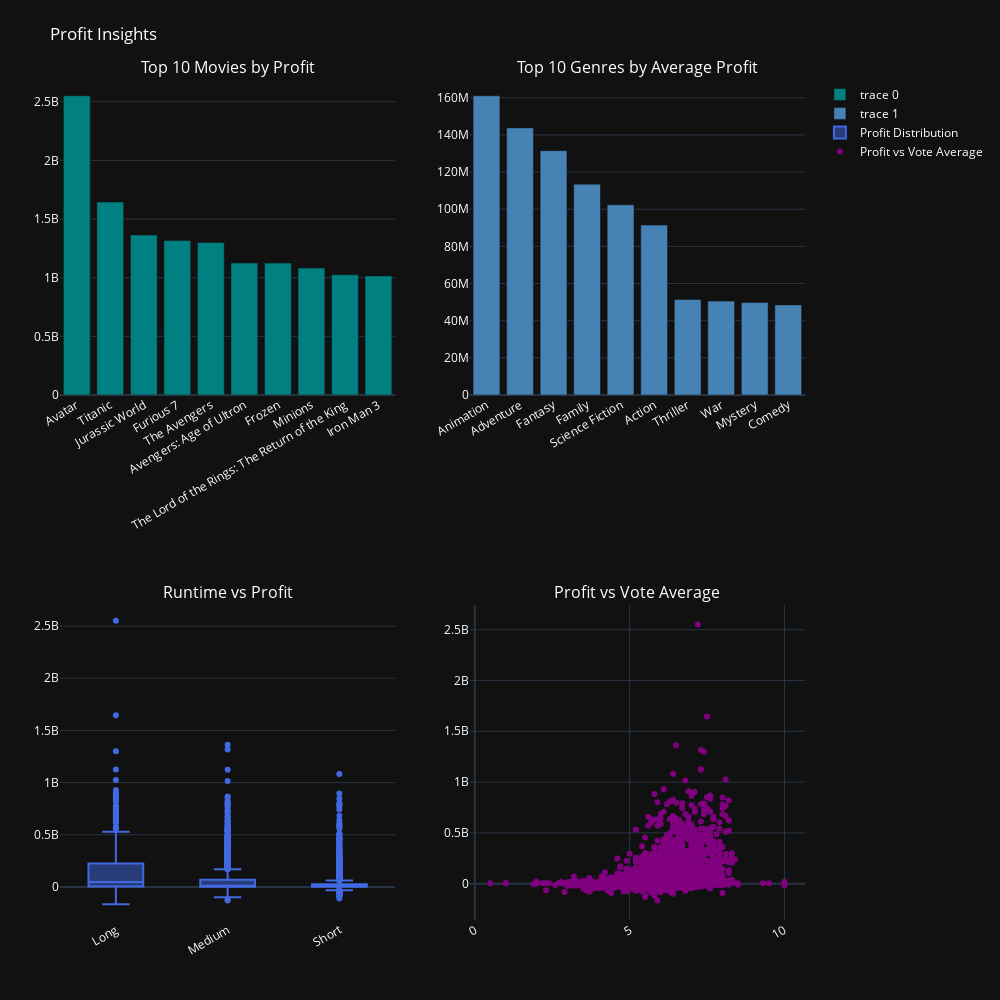

The notebook cell this image was saved under:
### Markdown cell above
Profit Insights:

### Code cell
# Top10 movies by profit

df["profit"] = df["revenue"] - df["budget"]

top10_movies_profit = df.sort_values("profit", ascending=False).head(10)



# Top10 genres by profit

df_exploded = df.explode("Genres_names")
avg_profit_genre = (
    df_exploded.groupby("Genres_names")["profit"]
    .mean()
    .sort_values(ascending=False)
    .head(10)
)
# Runtime Stats
runtime_stats = df[df["runtime"].notna()].copy()
runtime_stats["runtime_category"] = pd.cut(
    runtime_stats["runtime"],
    bins=[0, 100, 140, 300],
    labels=["Short", "Medium", "Long"]
)

# Subplots 2×2
fig = make_subplots(
    rows=2, cols=2,
    subplot_titles=("Top 10 Movies by Profit", "Top 10 Genres by Average Profit","Runtime vs Profit","Profit vs Vote Average")
)
# Subplot 1: Top10 movies by profit
fig.add_trace(
    go.Bar(x=top10_movies_profit["title_x"], y=top10_movies_profit["profit"], marker_color="teal"),
    row=1, col=1
)

# Subplot 2: Top10 genres by profit

fig.add_trace(
    go.Bar(x=avg_profit_genre.index, y=avg_profit_genre.values, marker_color="steelblue"),
    row=1, col=2
)

# Subplot 3: Runtime vs Profit 
fig.add_trace(
    go.Box(
        x=runtime_stats["runtime_category"],
        y=runtime_stats["profit"],
        marker_color="royalblue",
        name="Profit Distribution"
    ),
    row=2, col=1
)



# Subplot 4: Profit vs Vote Average
fig.add_trace(
    go.Scatter(
        x=runtime_stats["vote_average"],
        y=runtime_stats["profit"],
        mode="markers",
        marker=dict(color="purple"),
        name="Profit vs Vote Average"
    ),
    row=2, col=2
)



fig.update_layout(
    height=1000, width=1000,
    title_text="Profit Insights",
    font=dict(size=12, color="white"),
    margin=dict(t=80, b=80, l=60, r=60),
    template="plotly_dark"
)

fig.update_xaxes(tickangle=-30)

fig.show()

### Figure 1 — Plotly figure (JSON) as saved in the notebook; plotly's stock layout.template omitted (floating-point values rounded to 4 significant figures; data arrays with more than 128 entries replaced by an {"elided": "..."} marker saying what was removed)
{"data": [{"marker": {"color": "teal"}, "type": "bar", "x": ["Avatar", "Titanic", "Jurassic World", "Furious 7", "The Avengers", "Avengers: Age of Ultron", "Frozen", "Minions", "The Lord of the Rings: The Return of the King", "Iron Man 3"], "xaxis": "x", "y": [2550965087, 1645034188, 1363528810, 1316249360, 1299557910, 1125403694, 1124219009, 1082730962, 1024888979, 1015439994], "yaxis": "y"}, {"marker": {"color": "steelblue"}, "type": "bar", "x": ["Animation", "Adventure", "Fantasy", "Family", "Science Fiction", "Action", "Thriller", "War", "Mystery", "Comedy"], "xaxis": "x2", "y": [161100000.0, 143800000.0, 131500000.0, 113500000.0, 102300000.0, 91450000.0, 51450000.0, 50550000.0, 49770000.0, 48500000.0], "yaxis": "y2"}, {"marker": {"color": "royalblue"}, "name": "Profit Distribution", "type": "box", "x": {"elided": "4801 str values"}, "xaxis": "x3", "y": {"elided": "4801 int values"}, "yaxis": "y3"}, {"marker": {"color": "purple"}, "mode": "markers", "name": "Profit vs Vote Average", "type": "scatter", "x": {"elided": "4801 float values"}, "xaxis": "x4", "y": {"elided": "4801 int values"}, "yaxis": "y4"}], "layout": {"annotations": [{"font": {"size": 16}, "showarrow": false, "text": "Top 10 Movies by Profit", "x": 0.225, "xanchor": "center", "xref": "paper", "y": 1, "yanchor": "bottom", "yref": "paper"}, {"font": {"size": 16}, "showarrow": false, "text": "Top 10 Genres by Average Profit", "x": 0.775, "xanchor": "center", "xref": "paper", "y": 1, "yanchor": "bottom", "yref": "paper"}, {"font": {"size": 16}, "showarrow": false, "text": "Runtime vs Profit", "x": 0.225, "xanchor": "center", "xref": "paper", "y": 0.375, "yanchor": "bottom", "yref": "paper"}, {"font": {"size": 16}, "showarrow": false, "text": "Profit vs Vote Average", "x": 0.775, "xanchor": "center", "xref": "paper", "y": 0.375, "yanchor": "bottom", "yref": "paper"}], "font": {"color": "white", "size": 12}, "height": 1000, "margin": {"b": 80, "l": 60, "r": 60, "t": 80}, "title": {"text": "Profit Insights"}, "width": 1000, "xaxis": {"anchor": "y", "domain": [0, 0.45], "tickangle": -30}, "xaxis2": {"anchor": "y2", "domain": [0.55, 1], "tickangle": -30}, "xaxis3": {"anchor": "y3", "domain": [0, 0.45], "tickangle": -30}, "xaxis4": {"anchor": "y4", "domain": [0.55, 1], "tickangle": -30}, "yaxis": {"anchor": "x", "domain": [0.625, 1]}, "yaxis2": {"anchor": "x2", "domain": [0.625, 1]}, "yaxis3": {"anchor": "x3", "domain": [0, 0.375]}, "yaxis4": {"anchor": "x4", "domain": [0, 0.375]}}}
